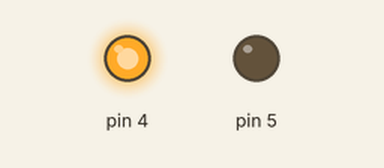
This sketch was run on a simulated Arduino Uno, built with avr-gcc and run on an emulated ATmega328P. Shown: output pins drawn as LEDs (lit = HIGH).

Above: at 1.5 s.
At 4.5 s:
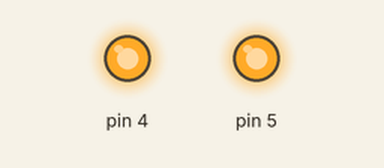
At 6.7 s:
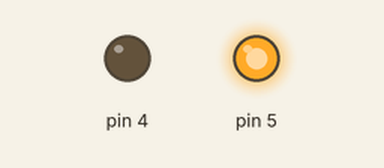
At 8.2 s:
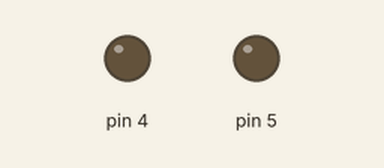
Timing chart, 0 to 11.7 s (numbered marks = the images above):
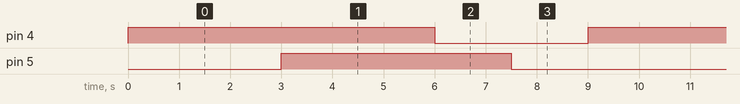

The sketch:

luzesAlternadas.ino
```cpp
void setup() {
  // put your setup code here, to run once:
  pinMode(4, OUTPUT);
  pinMode(5, OUTPUT);
}

void loop() {
  // put your main code here, to run repeatedly:
  digitalWrite(4, HIGH);
  delay(3000);

  digitalWrite(5, HIGH);
  delay(3000);

  digitalWrite(4, LOW);
  delay(1500);

  digitalWrite(5, LOW);
  delay(1500);
}
```

Measured:
- by itself, pin 4: alternates HIGH for 6.0 s and LOW for 3.0 s
- by itself, pin 5: alternates HIGH for 4.5 s and LOW for 4.5 s
- by itself, everything shown: repeats every 9.0 s, in 4 steps
